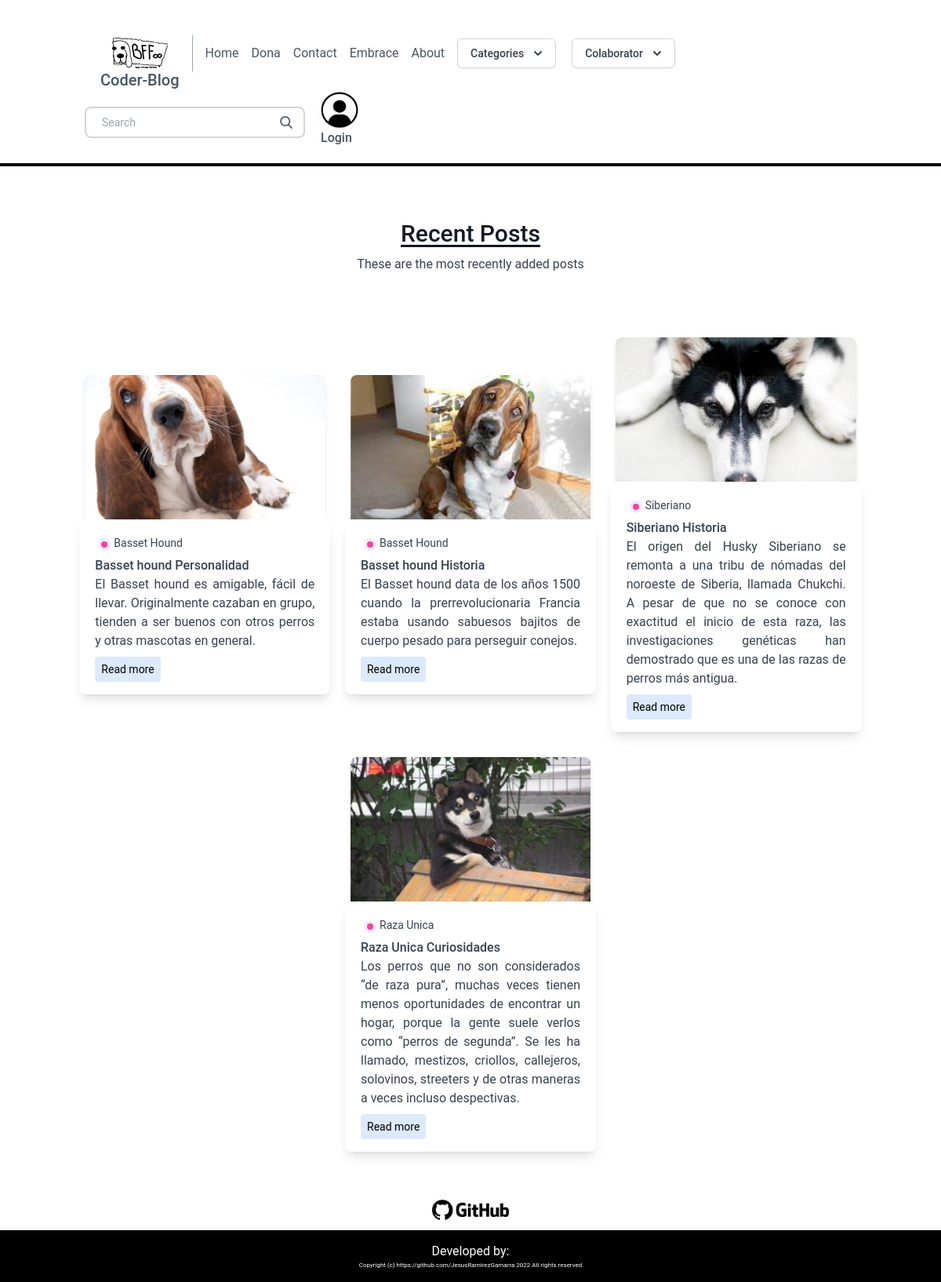
The page / on the database its author committed.
### blog/models.py (models this page shows, shortened)
class Post(models.Model):
    title = models.CharField(max_length=100)
    slug = models.SlugField()
    overview = models.TextField()
    timestamp = models.DateTimeField(auto_now_add=True)
    content = models.TextField()
    author = models.ForeignKey(Author, on_delete=models.CASCADE)
    thumbnail = models.ImageField()
    categories = models.ManyToManyField(Category)
    featured = models.BooleanField()
    created = models.DateTimeField(auto_now_add=True, verbose_name="Fecha de creación",blank=True,null=True)
    updated = models.DateTimeField(auto_now=True, verbose_name="Fecha de edición",blank=True,null=True)
    class  Meta:
        verbose_name = "Publicación"
        verbose_name_plural  =  "Post [ Publicación ]"

class Category(models.Model):
    title = models.CharField(max_length=20)
    subtitle = models.CharField(max_length=20)
    slug = models.SlugField()
    thumbnail = models.ImageField()
    created = models.DateTimeField(auto_now_add=True, verbose_name="Fecha de creación",blank=True,null=True)
    updated = models.DateTimeField(auto_now=True, verbose_name="Fecha de edición",blank=True,null=True)
    class  Meta:
        verbose_name = "Categoria"
        verbose_name_plural  =  "Category [ Categoria ]"

### blog/views.py (the view)
# urls.py: path("", homepage, name="homepage"),
def homepage(request):
    categories = Category.objects.all()[0:4]
    featured = Post.objects.filter(featured=True)
    latest = Post.objects.order_by('-timestamp')[0:3]
    context= {
        'object_list': featured,
        'latest': latest,
        'categories':categories,
    }
    return render(request, 'homepage.html', context)

### blog/templatetags/markdown_extras.py (called while the page is built)
@register.simple_tag
def get_categories():
    return Category.objects.all()[0:4]

@register.simple_tag
def get_colaboradores():
    perfil = Perfil.objects.filter(name='Blogger').first()
    userColaborator = UserColaborator.objects.filter(perfil=perfil.id)[0:4]
    return userColaborator

### blog/templatetags/random.py (called while the page is built)
@register.simple_tag
def get_random_int(a=1, b=2):
    if b is None:
        a, b = 0, a
    return random.randint(a, b)

### templates/homepage.html (shortened to what this page needs)
{% extends 'base.html' %}
{% block content %}
<main>
    <div class="w-full bg-cover bg-center" >
        <div class="py-5 flex items-center justify-center h-full w-full">
        </div>
    </div>
    <section class="blog text-gray-700 body-font  pb-20">
        <div class="container px-5 py-5 mx-auto">
            <div class="flex flex-wrap w-full mb-20 flex-col items-center text-center">
            <h1 class="sm:text-3xl text-2xl font-medium title-font mb-2 text-gray-900 underline underline-offset-4">
                Recent Posts</h1>
            <p class="lg:w-1/2 w-full leading-relaxed text-base">
                These are the most recently added posts</p>
            </div>
            <div class="flex flex-wrap sm:-m-4 -mx-4 -mb-10 -mt-4">
            {% for obj in object_list %}
            <div class="p-4 md:w-1/3 md:mb-0 mb-6 flex flex-col justify-center items-center max-w-sm mx-auto">
                <div class="bg-gray-300 h-56 w-full rounded-lg shadow-md bg-cover bg-center"
                style="background-image: url('{{ obj.thumbnail.url }}')">
            </div>
                <div class=" w-70 bg-white -mt-10 shadow-lg rounded-lg overflow-hidden p-5">
                <div class="header-content inline-flex ">
                    <div class="category-badge flex-1  h-4 w-4 m rounded-full m-1 bg-purple-100">
                    <div class="h-2 w-2 rounded-full m-1 bg-pink-500 " ></div>
                    </div>
                    {% for category in obj.categories.all %}
                    <div class="category-title flex-1 text-sm">
                        <p class="w-70">{{ category.title }}</p>
                    </div>
                    {% endfor %}
                </div>
                    <div class="title-post font-medium">
                    {{ obj.title }}
                    </div>
                    <div class="summary-post text-base text-justify">
                    {{ obj.overview }}
                    </div>
                    <div class="mt-3">
                    <a href="{% url 'post' obj.slug %}" class="bg-blue-100 text-black hover:bg-gray-200 rounded p-2 text-sm ">
                    Read more
                    </a>
                </div>
                </div>
            </div>
            {% endfor %}
            </div>
        </div>
    </section>
</main>
{% endblock content %}

### templates/base.html (shortened to what this page needs)
{% load static %}
<!doctype html>
<html>
  <head>
  <link href="{% static 'css/style.css' %}" rel="stylesheet" type="text/css"/>
  <script src="https://cdn.tailwindcss.com"></script>
  </head>
  <body>
    {% include "navbar.html" %}
    {% block content %}
    {% endblock content %}
    {% include "footer.html" %}
  </body>
  </html>

### templates/navbar.html (shortened to what this page needs)
{% load markdown_extras %}
{% load random %}
{% load static %}
<header class="border-b-4 border-black text-gray-600 body-font">
    <div class="container mx-auto flex flex-wrap p-5 flex-col md:flex-row items-center">
        <a class="flex title-font font-medium items-center text-gray-900 mb-4 md:mb-0">
        <div class="flex justify-between pl-5">
            <figcaption class="font-medium">
                <a href="{% url 'homepage' %}" class="ml-3 text-xl">
                Coder-Blog</a>
            </figcaption>
        </div>
        </a>
        <nav class="md:mr-auto md:ml-4 md:py-1 md:pl-4 md:border-l md:border-gray-400	flex flex-wrap items-center text-base justify-center">
            <a href="{% url 'homepage' %}" class="mr-4 hover:text-gray-900 rounded-lg hover:bg-sky-100 inline-flex items-center">Home</a>
            <a href="{% url 'dona' %}" class="mr-4 hover:text-gray-900 rounded-lg hover:bg-sky-100 inline-flex items-center">Dona</a>
            <a href="{% url 'contact' %}" class="mr-4 hover:text-gray-900 rounded-lg hover:bg-sky-100 inline-flex items-center">Contact</a>
            <a href="{% url 'embrace' %}" class="mr-4 hover:text-gray-900 rounded-lg hover:bg-sky-100 inline-flex items-center">Embrace</a>
            <a href="{% url 'about' %}" class="mr-4 hover:text-gray-900 rounded-lg hover:bg-sky-100 inline-flex items-center">About</a>
            <div x-data="{ open: false }" class="relative inline-block text-left">
                <div>
                    <button @click="open = ! open" type="button" class="inline-flex justify-center w-full rounded-md border border-gray-300 shadow-sm px-4 py-2 bg-white text-sm font-medium text-gray-700 hover:bg-gray-50 focus:outline-none focus:ring-2 focus:ring-offset-2 focus:ring-offset-gray-100 focus:ring-indigo-500" id="menu-button" aria-expanded="true" aria-haspopup="true">
                    Categories
                    <svg class="-mr-1 ml-2 h-5 w-5" xmlns="http://www.w3.org/2000/svg" viewBox="0 0 20 20" fill="currentColor" aria-hidden="true">
                    <path fill-rule="evenodd" d="M5.293 7.293a1 1 0 011.414 0L10 10.586l3.293-3.293a1 1 0 111.414 1.414l-4 4a1 1 0 01-1.414 0l-4-4a1 1 0 010-1.414z" clip-rule="evenodd"/>
                    </svg>
                    </button>
                </div>
            </div>
            <div x-data="{ open: false }" class="relative inline-block text-left pl-5">
                <div>
                    <button @click="open = ! open" type="button" class="inline-flex justify-center w-full rounded-md border border-gray-300 shadow-sm px-4 py-2 bg-white text-sm font-medium text-gray-700 hover:bg-gray-50 focus:outline-none focus:ring-2 focus:ring-offset-2 focus:ring-offset-gray-100 focus:ring-indigo-500" id="menu-button" aria-expanded="true" aria-haspopup="true">
                    Colaborator
                    <svg class="-mr-1 ml-2 h-5 w-5" xmlns="http://www.w3.org/2000/svg" viewBox="0 0 20 20" fill="currentColor" aria-hidden="true">
                    <path fill-rule="evenodd" d="M5.293 7.293a1 1 0 011.414 0L10 10.586l3.293-3.293a1 1 0 111.414 1.414l-4 4a1 1 0 01-1.414 0l-4-4a1 1 0 010-1.414z" clip-rule="evenodd"/>
                    </svg>
                    </button>
                </div>
            </div>
        </nav>
        <form action ="{% url 'search' %}" class ="search-form">
            <div class="pt-2 relative mx-auto text-gray-600">
                <input class="border-2 border-gray-300 bg-white h-10 px-5 pr-16 rounded-lg text-sm focus:outline-none"
                type="text" name="q" placeholder="Search">
                <button type="submit" class="absolute right-0 top-0 mt-5 mr-4">
                </button>
            </div>
        </form>
        {% if not request.user.is_authenticated %}
            <div class="flex justify-between pl-5">
                <figcaption class="font-medium">
                    <div  >
                        <a href="{% url 'login' %}">
                        <img class="w-12 h-12 rounded-full mx-auto" src="{% static 'img/Login.png' %}"  alt="Login" >
                        Login</a>
                    </div>
                </figcaption>
            </div>
        {% endif %}
    </div>
</header>

### templates/footer.html
{% load static %}
<footer id="footer">
    <div >
        <div >
            <h6><a href="https://github.com/JesusRamirezGamarra" target="_blank">Developed by: {{author}} </a></h6>
            <p>Copyright (c) https://github.com/JesusRamirezGamarra  2022  All rights reserved</p>
        </div>
    </div>
    <div  id="centrado">
        <a href="https://github.com/JesusRamirezGamarra" target="_blank" >
            <img id="img" src="{% static 'img/GitHub.png' %}" width="100" >
        </a>
    </div>
</footer>

### static/css/style.css (style rules this page uses)
body { font-family: 'Roboto', sans-serif !important; }
footer { width: 100%; height: 66px; display: flex; justify-content: center; align-items: center; color: #ffffff; background-color: black; position: absolute; margin:auto; position: absolute; text-align: center; }
#centrado { position: absolute; left: 0; right: 0; margin: 0 auto; padding-bottom: 120px; height: 100px; width: 100px; bottom: 0px; }
footer p { font-size:8px; }
#img { position: absolute; display: block !important; margin-left: auto !important; margin-right: auto !important; }

### templates/homepage.html (style rules this page uses)
.w-70 { width: 20rem; }

### rows shown on the page
Post: thumbnail (picture), title "Basset hound Personalidad", overview "El Basset hound es amigable, fácil de llevar. Originalmente cazaban en grupo, tienden a ser buenos con otros perros y otras mascotas en general."
Category: title "Basset Hound"
Post: thumbnail (picture), title "Basset hound Historia", overview "El Basset hound data de los años 1500 cuando la prerrevolucionaria Francia estaba usando sabuesos bajitos de cuerpo pesado para perseguir conejos."
Post: thumbnail (picture), title "Siberiano Historia", overview "El origen del Husky Siberiano se remonta a una tribu de nómadas del noroeste de Siberia, llamada Chukchi. A pesar de que no se conoce con exactitud el inicio de esta raza, las investigaciones genéticas han demostrado que es una de las razas de perros más antigua."
Category: title "Siberiano"
Post: thumbnail (picture), title "Raza Unica Curiosidades", overview "Los perros que no son considerados “de raza pura”, muchas veces tienen menos oportunidades de encontrar un hogar, porque la gente suele verlos como “perros de segunda”. Se les ha llamado, mestizos, criollos, callejeros, solovinos, streeters y de otras maneras a veces incluso despectivas."
Category: title "Raza Unica"
